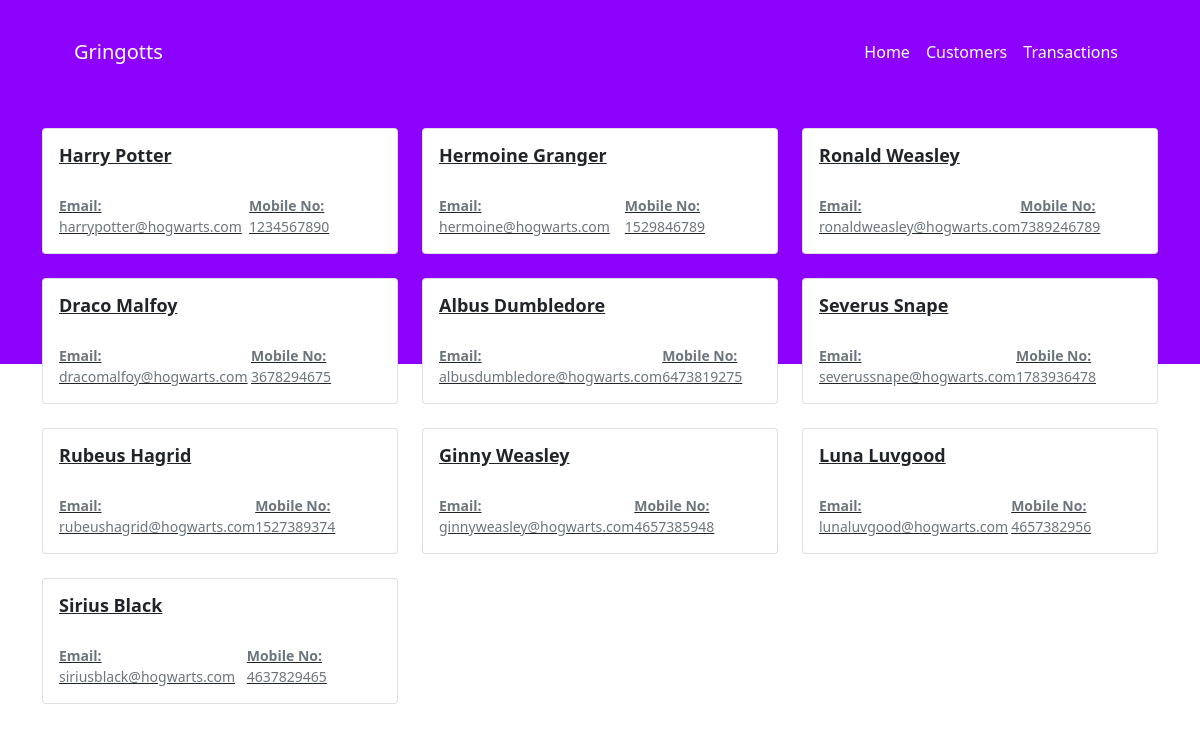
The app's page /customer_list/ with its own data.
### banker/models.py (models this page shows, shortened)
class UserInfo(models.Model):
    user_img = models.ImageField(upload_to='images/', default='images/profile.jpg')
    name = models.CharField(max_length=100)
    email = models.CharField(max_length=100)
    mobile_no = models.IntegerField()
    current_balance = models.IntegerField()
    dob = models.DateTimeField(default=date.today())
    age = models.IntegerField(default=18)

### banker/views.py (the view)
# urls.py: path('customer_list/', CustomerListView.as_view(), name='customers'),
class CustomerListView(ListView):
    model = UserInfo
    template_name = 'banker/view_all_customers.html'
    context_object_name = 'customers'

### banker/templates/banker/view_all_customers.html (shortened to what this page needs)
{% extends './base.html' %}
{% load static %}
{% block link %}
<link rel="stylesheet" href="{% static 'css/view_all_customers.css' %}">
{% endblock %}
{% block content %}
<div class="container">
  <div class="row mt-4">
    {% for customer in customers %}
    <div class="col-md-4">
      <a class="text-dark" id="info-link" href="{% url 'banker:customer-detail' pk=customer.id %}">
        <div class="card mb-4 box-shadow">
          <div class="card-body">
            <h2 style="font-size:18px;font-weight:bold;min-height:42px;">
              {{ customer.name|truncatechars:50 }}</h2>
            <div class="d-flex justify-content-between align-items-center">
              <small class="text-muted"><b>Email:</b> {{ customer.email }}</small>
              <small class="text-muted"><b>Mobile No:</b> {{ customer.mobile_no }}</small>
            </div>
          </div>
        </div>
      </a>
    </div>
    {% endfor %}
  </div>
</div>
{% endblock %}

### banker/templates/banker/base.html (shortened to what this page needs)
{% load static %}
<!DOCTYPE html>
<html lang="en">
<head>
    <link href="https://cdn.jsdelivr.net/npm/bootstrap@5.0.1/dist/css/bootstrap.min.css" rel="stylesheet"
>
    <link rel="stylesheet" href="{% static 'css/base.css' %}">
    {% block link %}
    {% endblock %}
</head>
<body>
    <div style="background-color: #8c02fd;">
        <div class="container">
            <nav class="navbar navbar-expand-lg ">
                <a class="navbar-brand mb-0 h1" href="/">Gringotts</a>
                <div class="collapse home-nav-collapse navbar-collapse" id="navbarSupportedContent">
                    <ul class="navbar-nav ms-auto">
                        <li class="nav-item">
                            <a class="home-nav-link nav-link" href="/">Home</a>
                        </li>
                        <li class="nav-item">
                            <a class="customer-nav-link nav-link" href="/customer_list/">Customers</a>
                        </li>
                        <li class="nav-item">
                            <a class="transaction-nav-link nav-link" href="/transactions/">Transactions</a>
                        </li>
                    </ul>
                </div>
            </nav>
        </div>
    </div>
    {% block content %}
    {% endblock %}
</body>
</html>

### banker/static/css/base.css (style rules this page uses)
.navbar { padding: 1rem 1rem 1rem; padding-right: 2rem; }
.navbar-brand { color: white; }
.nav-link { color: white; }

### banker/static/css/view_all_customers.css (style rules this page uses)
body { background: linear-gradient(to bottom, #8c02fd 50%, white 50%); background-repeat: no-repeat; }
.navbar { padding: 2rem 2rem 2rem; padding-right: 2rem; }
.navbar-brand { color: white; }
.nav-link { color: white; }
#info-link { box-shadow: 10px 10px grey; }

### records on screen
UserInfo: name "Harry Potter", email "harrypotter@hogwarts.com", mobile_no "1234567890"
UserInfo: name "Hermoine Granger", email "hermoine@hogwarts.com", mobile_no "1529846789"
UserInfo: name "Ronald Weasley", email "ronaldweasley@hogwarts.com", mobile_no "7389246789"
UserInfo: name "Draco Malfoy", email "dracomalfoy@hogwarts.com", mobile_no "3678294675"
UserInfo: name "Albus Dumbledore", email "albusdumbledore@hogwarts.com", mobile_no "6473819275"
UserInfo: name "Severus Snape", email "severussnape@hogwarts.com", mobile_no "1783936478"
UserInfo: name "Rubeus Hagrid", email "rubeushagrid@hogwarts.com", mobile_no "1527389374"
UserInfo: name "Ginny Weasley", email "ginnyweasley@hogwarts.com", mobile_no "4657385948"
UserInfo: name "Luna Luvgood", email "lunaluvgood@hogwarts.com", mobile_no "4657382956"
UserInfo: name "Sirius Black", email "siriusblack@hogwarts.com", mobile_no "4637829465"
